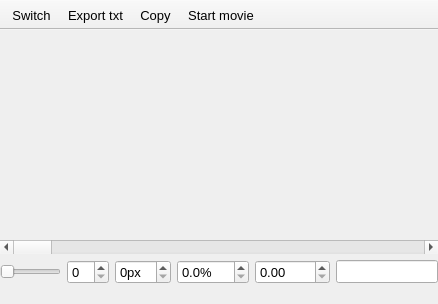
<?xml version="1.0" encoding="UTF-8"?>
<ui version="4.0">
 <class>MUSE</class>
 <widget class="QMainWindow" name="MUSE">
  <property name="geometry">
   <rect>
    <x>0</x>
    <y>0</y>
    <width>438</width>
    <height>304</height>
   </rect>
  </property>
  <property name="windowTitle">
   <string>HDF5</string>
  </property>
  <property name="unifiedTitleAndToolBarOnMac">
   <bool>true</bool>
  </property>
  <widget class="QWidget" name="centralwidget">
   <layout class="QGridLayout" name="gridLayout" rowstretch="1,0">
    <property name="leftMargin">
     <number>0</number>
    </property>
    <property name="topMargin">
     <number>0</number>
    </property>
    <property name="rightMargin">
     <number>0</number>
    </property>
    <property name="bottomMargin">
     <number>0</number>
    </property>
    <item row="1" column="0" colspan="2">
     <widget class="QWidget" name="widget" native="true">
      <layout class="QGridLayout" name="gridLayout_2">
       <property name="leftMargin">
        <number>0</number>
       </property>
       <property name="topMargin">
        <number>0</number>
       </property>
       <property name="rightMargin">
        <number>0</number>
       </property>
       <property name="bottomMargin">
        <number>0</number>
       </property>
       <item row="0" column="1">
        <widget class="QSpinBox" name="slices">
         <property name="font">
          <font>
           <pointsize>10</pointsize>
          </font>
         </property>
        </widget>
       </item>
       <item row="0" column="2">
        <widget class="QSpinBox" name="radius">
         <property name="font">
          <font>
           <pointsize>10</pointsize>
          </font>
         </property>
         <property name="suffix">
          <string>px</string>
         </property>
         <property name="neutrinoSave" stdset="0">
          <bool>true</bool>
         </property>
        </widget>
       </item>
       <item row="0" column="0">
        <widget class="QSlider" name="slicesSlider">
         <property name="orientation">
          <enum>Qt::Horizontal</enum>
         </property>
        </widget>
       </item>
       <item row="0" column="3">
        <widget class="QDoubleSpinBox" name="percent">
         <property name="font">
          <font>
           <pointsize>10</pointsize>
          </font>
         </property>
         <property name="suffix">
          <string>%</string>
         </property>
         <property name="decimals">
          <number>1</number>
         </property>
         <property name="maximum">
          <double>100.000000000000000</double>
         </property>
         <property name="singleStep">
          <double>0.100000000000000</double>
         </property>
         <property name="neutrinoSave" stdset="0">
          <bool>true</bool>
         </property>
        </widget>
       </item>
       <item row="0" column="4">
        <widget class="QDoubleSpinBox" name="restLambda">
         <property name="font">
          <font>
           <pointsize>10</pointsize>
          </font>
         </property>
         <property name="toolTip">
          <string>Rest lambda</string>
         </property>
         <property name="maximum">
          <double>9999.989999999999782</double>
         </property>
         <property name="neutrinoSave" stdset="0">
          <bool>true</bool>
         </property>
        </widget>
       </item>
       <item row="0" column="5">
        <widget class="QLineEdit" name="lambdaz">
         <property name="font">
          <font>
           <pointsize>10</pointsize>
          </font>
         </property>
         <property name="readOnly">
          <bool>true</bool>
         </property>
        </widget>
       </item>
      </layout>
     </widget>
    </item>
    <item row="0" column="0" colspan="2">
     <widget class="QWidget" name="widget_2" native="true">
      <layout class="QGridLayout" name="gridLayout_3">
       <property name="leftMargin">
        <number>0</number>
       </property>
       <property name="topMargin">
        <number>0</number>
       </property>
       <property name="rightMargin">
        <number>0</number>
       </property>
       <property name="bottomMargin">
        <number>0</number>
       </property>
       <property name="spacing">
        <number>0</number>
       </property>
       <item row="0" column="0">
        <widget class="nCustomPlotMouseX2Y" name="plot" native="true"/>
       </item>
       <item row="1" column="0">
        <widget class="QScrollBar" name="horizontalScrollBar">
         <property name="orientation">
          <enum>Qt::Horizontal</enum>
         </property>
        </widget>
       </item>
      </layout>
     </widget>
    </item>
   </layout>
  </widget>
  <widget class="QStatusBar" name="statusbar">
   <property name="font">
    <font>
     <pointsize>10</pointsize>
    </font>
   </property>
   <property name="sizeGripEnabled">
    <bool>false</bool>
   </property>
  </widget>
  <widget class="QToolBar" name="toolBar">
   <property name="font">
    <font>
     <pointsize>10</pointsize>
    </font>
   </property>
   <property name="windowTitle">
    <string>toolBar</string>
   </property>
   <property name="movable">
    <bool>false</bool>
   </property>
   <property name="iconSize">
    <size>
     <width>20</width>
     <height>20</height>
    </size>
   </property>
   <property name="floatable">
    <bool>false</bool>
   </property>
   <attribute name="toolBarArea">
    <enum>TopToolBarArea</enum>
   </attribute>
   <attribute name="toolBarBreak">
    <bool>false</bool>
   </attribute>
   <addaction name="actionMean"/>
   <addaction name="actionExportTxt"/>
   <addaction name="actionMode"/>
   <addaction name="actionMovie"/>
  </widget>
  <action name="actionMode">
   <property name="checkable">
    <bool>true</bool>
   </property>
   <property name="icon">
    <iconset resource="../../resources/icons/icons.qrc">
     <normaloff>:/icons/center.png</normaloff>:/icons/center.png</iconset>
   </property>
   <property name="text">
    <string>Copy</string>
   </property>
   <property name="toolTip">
    <string>Real time / click</string>
   </property>
   <property name="shortcut">
    <string>C</string>
   </property>
   <property name="neutrinoSave" stdset="0">
    <bool>true</bool>
   </property>
  </action>
  <action name="actionMovie">
   <property name="checkable">
    <bool>true</bool>
   </property>
   <property name="icon">
    <iconset resource="../../resources/icons/icons.qrc">
     <normaloff>:/icons/forward.png</normaloff>:/icons/forward.png</iconset>
   </property>
   <property name="text">
    <string>Start movie</string>
   </property>
   <property name="toolTip">
    <string>Start</string>
   </property>
  </action>
  <action name="actionExportTxt">
   <property name="icon">
    <iconset resource="../../resources/icons/icons.qrc">
     <normaloff>:/icons/saveTxt.png</normaloff>:/icons/saveTxt.png</iconset>
   </property>
   <property name="text">
    <string>Export txt</string>
   </property>
   <property name="toolTip">
    <string>Save current spectrum in txt file</string>
   </property>
   <property name="shortcut">
    <string>Shift+S</string>
   </property>
  </action>
  <action name="actionMean">
   <property name="checkable">
    <bool>true</bool>
   </property>
   <property name="icon">
    <iconset resource="../../resources/icons/icons.qrc">
     <normaloff>:/icons/autoRefresh.png</normaloff>:/icons/autoRefresh.png</iconset>
   </property>
   <property name="text">
    <string>Switch</string>
   </property>
   <property name="toolTip">
    <string>Switch mean/plane</string>
   </property>
   <property name="shortcut">
    <string>M</string>
   </property>
  </action>
 </widget>
 <customwidgets>
  <customwidget>
   <class>nCustomPlotMouseX2Y</class>
   <extends>QWidget</extends>
   <header>nCustomPlots.h</header>
   <container>1</container>
  </customwidget>
 </customwidgets>
 <resources>
  <include location="../../resources/icons/icons.qrc"/>
 </resources>
 <connections/>
</ui>
